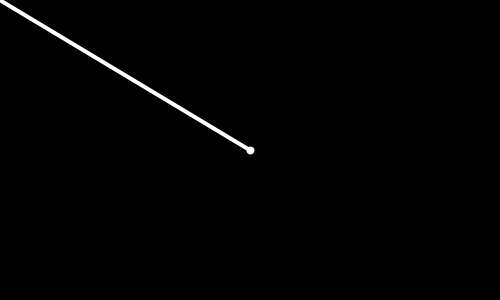
Frame 1 (no input)
Frame 60 (the mouse pressed at the canvas centre just before this capture): identical to frame 1, image omitted
Frame 120 (the mouse held since frame 60 and released just before this capture): identical to frame 1, image omitted

The Processing sketch that drew this single still picture (run headless with seeded random() and noise(); from frame 60 on, the mouse is pressed at the canvas centre):

// Processing sketch: vector3
// ── vector3.pde
void setup()
{
  size(500, 300);
}
void draw()
{
  strokeWeight(4);
  background(0);
  stroke(255);
  noFill();
  translate(width/2, height/2);
  ellipse(0, 0, 4, 4);
  PVector mouse = new PVector(mouseX, mouseY);
  PVector center = new PVector(width, height);
  mouse.sub(center);
  line(0, 0, mouse.x, mouse.y);
}
